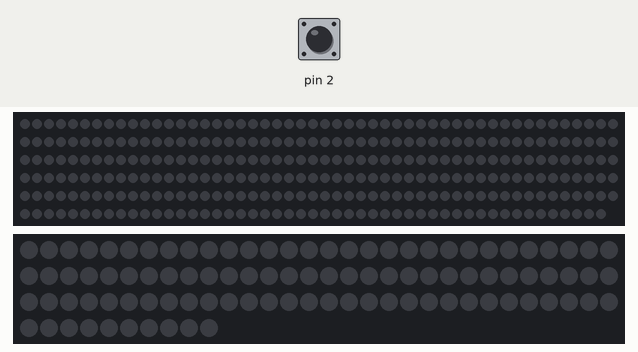
A sketch run on a simulated Arduino Uno, built with avr-gcc and run on an emulated ATmega328P. On the bench: 299 RGB LEDs in strip order, left to right, continuing on the next row, 100 RGB LEDs in strip order, left to right, continuing on the next row. The test bench sets the inputs (shaded band); at power-on: pin 2 LOW. Dim RGB values are drawn brighter than linear; what the sketch prints to the serial monitor is not drawn.

Above: at 1.2 s.
1.3 s: pin 2 driven HIGH
3.7 s: pin 2 pulsed LOW 2 times (0.12 s each, 0.3 s apart)
At 7.4 s:
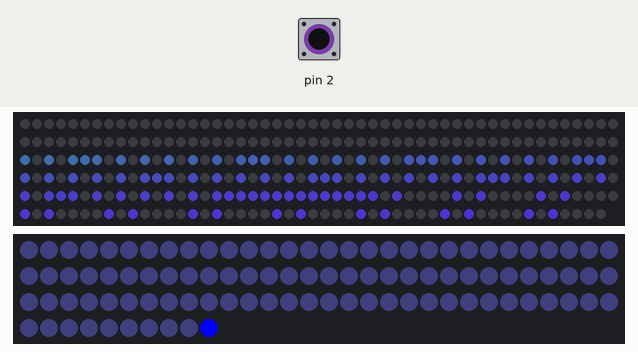
At 12.9 s:
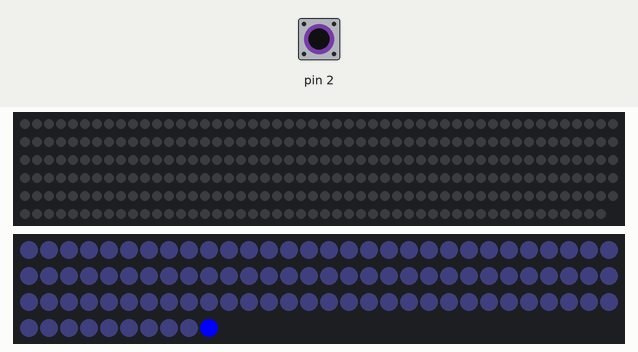
Timing chart, 0 to 14.4 s (numbered marks = the images above; inputs shaded):
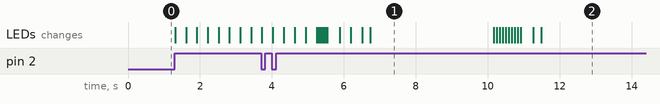

Measured:
- what the display in image 1 shows lasts 3.5 s, from 6.7 s to 10.2 s

The sketch:

final_final_6.ino
```cpp
#include <Adafruit_NeoPixel.h>

#define PIN1 6
#define PIN2 7

Adafruit_NeoPixel pixels = Adafruit_NeoPixel(299, PIN1, NEO_GRB + NEO_KHZ800);
Adafruit_NeoPixel pixels2 = Adafruit_NeoPixel(100, PIN2, NEO_GRB + NEO_KHZ800);

//const int  buttonPin = 2;    // the pin that the pushbutton is attached to

int buttonPushCounter = 0;   // counter for the number of button presses
int buttonState = 0;         // current state of the button
int lastButtonState = 0;     // previous state of the button
int delayval = 10;
float speedval;
unsigned long now;

unsigned long lastDisplay = 0;
unsigned long p_millis = 0;
unsigned long change;
unsigned long changeMax = 100;
unsigned long changeMin = 0;
unsigned int changeVal = 0;

boolean playLights = false;

int slowestSpeed = 1500;
int fastestSpeed = 100;

int inactivityPeriod = 2000;


void setup() {
  Serial.begin(115200);
  pixels.begin();
  pixels2.begin();
  Serial.println("HELLO");
  attachInterrupt(0, change_speed, RISING);
}

void change_speed() {
  //Serial.println("WE ARE HERE");
  playLights = true;
  now = millis();

  speedval = now - lastDisplay;

  if (speedval >= slowestSpeed) {
    speedval = slowestSpeed;
  }

  Serial.println(speedval);

  changeVal = map(speedval, fastestSpeed, slowestSpeed,  800, 100);
  changeVal = changeVal / 100;
  Serial.write(changeVal);
  if (changeVal <= 0) {
    changeVal = 0;
  }

  Serial.println(changeVal);


  lastDisplay = now;

}
void loop() {
  //Serial.print("change: ");
  //Serial.println(changeVal);


  if (playLights) {
    for (uint16_t i = 0; i < pixels.numPixels(); i = i + changeVal ) {
      pixels.setPixelColor(i, 1 + i * 0.17, 30, 1 + i * 0.46);
      pixels.show();

      delay(10);
      //Change last number in for loop
      for (uint16_t i = 0; i < pixels2.numPixels(); i++) {
        pixels.setPixelColor(i , 0);
      }
    }

 //Change the last number in for loop


  if (millis() - now >= inactivityPeriod) {
    // Serial.println("inactivity");
    playLights = false;
    for (uint16_t i = 0; i < pixels.numPixels(); i++) {
      pixels.setPixelColor(i , 0);
      pixels.show();
    }
  }

    for (uint16_t i = 0; i < pixels2.numPixels(); i = i + changeVal/2 ) {
      pixels2.setPixelColor(i, 0, 0, 255);
      pixels2.show();

      delay(10);
      //Change last number in for loop
      for (uint16_t i = 0; i < pixels2.numPixels(); i++) {
        pixels2.setPixelColor(i , 2, 2, 4);
      }
    }

  }


}
```
